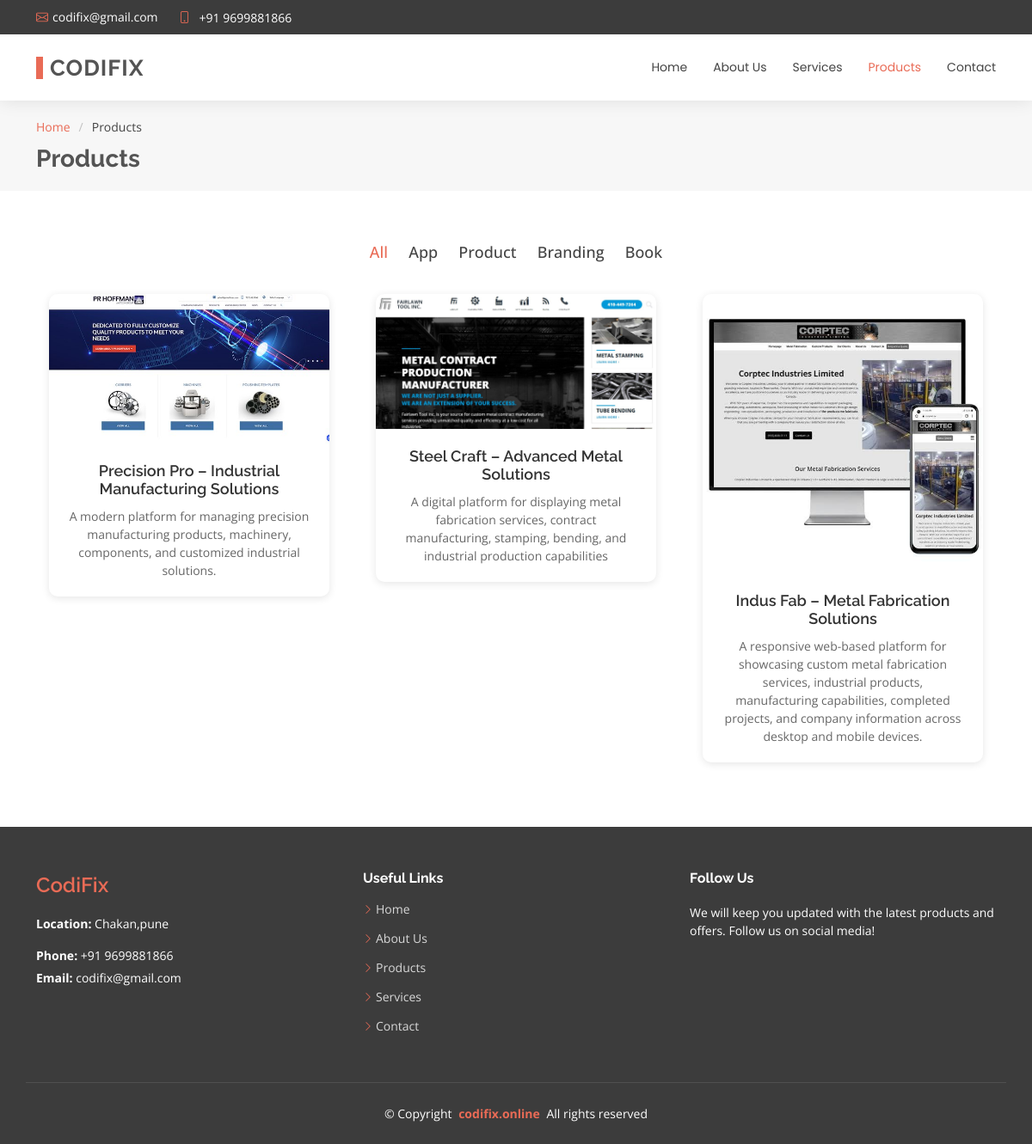
/products.php, run on the app's committed database.
### tables this page shows
CREATE TABLE `contact_box` (
  `id` int(11) NOT NULL,
  `title` varchar(255) DEFAULT NULL,
  `value` varchar(255) DEFAULT NULL,
  `icon` varchar(255) DEFAULT NULL
);

CREATE TABLE `category` (
  `id` int(11) NOT NULL,
  `category_name` varchar(255) NOT NULL
);

CREATE TABLE `products` (
  `id` int(11) NOT NULL,
  `category_id` int(11) DEFAULT NULL,
  `product_name` varchar(255) NOT NULL,
  `description` text DEFAULT NULL,
  `price` varchar(255) NOT NULL
);

CREATE TABLE `product_images` (
  `id` int(11) NOT NULL,
  `product_id` int(11) DEFAULT NULL,
  `image_url` varchar(255) NOT NULL
);

### config.php (called while the page is built, shortened)
<?php
class Database
{
    private $conn;
    public function __construct()
    {
        $servername = "localhost";
        $username = "root";
        $password = "";
        $dbname = "business_website";
        $this->conn = new mysqli($servername, $username, $password, $dbname);
    }
    public function executeQuery($sql)
    {
        $result = $this->conn->query($sql);
        return $result;
    }
    public function select($table, $columns = "*", $condition = "")
    {
        $sql = "SELECT $columns FROM $table $condition";
        return $this->executeQuery($sql)->fetch_all(MYSQLI_ASSOC);
    }
}

### products.php (the view, shortened to what this page needs)
<?php
include 'config.php';
$query = new Database();
$categories = $query->select('category');
$products = $query->select('products');
$product_images = $query->select('product_images');
$grouped_products = [];
foreach ($products as $product) {
  $grouped_products[$product['category_id']][] = $product;
}
?>
<!DOCTYPE html>
<html lang="en">
<head>
  <link href="assets/vendor/bootstrap/css/bootstrap.min.css" rel="stylesheet">
  <link href="assets/vendor/bootstrap-icons/bootstrap-icons.css" rel="stylesheet">
  <link href="assets/vendor/aos/aos.css" rel="stylesheet">
  <link href="assets/vendor/swiper/swiper-bundle.min.css" rel="stylesheet">
  <link href="assets/vendor/glightbox/css/glightbox.min.css" rel="stylesheet">
  <link href="assets/css/main.css" rel="stylesheet">
</head>
<body class="portfolio-page">
  <?php include 'includes/header.php'; ?>
  <main class="main">
    <div class="page-title" data-aos="fade">
      <div class="container">
        <nav class="breadcrumbs">
          <ol>
            <li><a href="./">Home</a></li>
            <li class="current">Products</li>
          </ol>
        </nav>
        <h1>Products</h1>
      </div>
    </div>
    <section id="portfolio" class="portfolio section">
      <div class="container">
        <div class="isotope-layout" data-default-filter="*" data-layout="masonry" data-sort="original-order">
          <ul class="portfolio-filters isotope-filters" data-aos="fade-up" data-aos-delay="100">
            <li data-filter="*" class="filter-active">All</li>
            <?php foreach ($categories as $category): ?>
              <li data-filter=".filter-category-<?= $category['id'] ?>"><?= $category['category_name'] ?></li>
            <?php endforeach; ?>
          </ul>
          <div class="row gy-4 isotope-container" data-aos="fade-up" data-aos-delay="200">
            <?php foreach ($grouped_products as $category_id => $products): ?>
              <?php foreach ($products as $product): ?>
                <div class="col-lg-4 col-md-6 portfolio-item isotope-item filter-category-<?= $category_id ?>">
                  <div class="portfolio-content h-100">
                    <a href="product-details.php?id=<?= $product['id'] ?>">
                      <?php
                      $image_url = '';
                      foreach ($product_images as $image) {
                        if ($image['product_id'] == $product['id']) {
                          $image_url = $image['image_url'];
                          break;
                        }
                      }
                      ?>
                      <img src="assets/img/product/<?= $image_url ?>" class="img-fluid" alt="<?= $product['product_name'] ?>">
                      <div class="portfolio-info">
                        <h4><?= $product['product_name'] ?></h4>
                        <p><?= $product['description'] ?></p>
                      </div>
                    </a>
                  </div>
                </div>
              <?php endforeach; ?>
            <?php endforeach; ?>
          </div>
        </div>
      </div>
    </section>
  </main>
  <?php include 'includes/footer.php'; ?>
</body>
</html>

### includes/header.php (shortened to what this page needs)
<?php $contact_boxData = $query->select('contact_box'); ?>
<header id="header" class="header sticky-top">
    <div class="topbar d-flex align-items-center dark-background">
        <div class="container d-flex justify-content-center justify-content-md-between">
            <div class="contact-info d-flex align-items-center">
                <i class="bi bi-envelope d-flex align-items-center">
                    <a href="mailto:<?php echo  $contact_boxData[2]['value']; ?>">
                        <?php echo  $contact_boxData[2]['value']; ?>
                    </a>
                </i>
                <i class="bi bi-phone d-flex align-items-center ms-4">
                    <span>
                        <a href="tel:<?php echo trim($contact_boxData[2]['value']); ?>">
                            <?php echo $contact_boxData[1]['value']; ?>
                        </a>
                    </span>
                </i>
            </div>
        </div>
    </div>
    <div class="branding">
        <div class="container position-relative d-flex align-items-center justify-content-between">
            <a href="./" class="logo d-flex align-items-center">
                <h1 class="sitename">CodiFix<br></h1>
            </a>
            <?php $current_page = basename($_SERVER['PHP_SELF']); ?>
            <nav id="navmenu" class="navmenu">
                <ul>
                    <li><a href="./" class="<?= ($current_page == 'index.php') ? 'active' : ''; ?>">Home</a></li>
                    <li><a href="about.php" class="<?= ($current_page == 'about.php') ? 'active' : ''; ?>">About Us</a></li>
                    <li><a href="services.php" class="<?= ($current_page == 'services.php') ? 'active' : ''; ?>">Services</a></li>
                    <li><a href="products.php" class="<?= ($current_page == 'products.php') ? 'active' : ''; ?>">Products</a></li>
                    <li><a href="contact.php" class="<?= ($current_page == 'contact.php') ? 'active' : ''; ?>">Contact</a></li>
                </ul>
            </nav>
        </div>
    </div>
</header>

### includes/footer.php (shortened to what this page needs)
<footer id="footer" class="footer position-relative dark-background">
    <div class="container footer-top">
        <div class="row gy-4">
            <div class="col-lg-4 col-md-6 col-sm-12 footer-about mb-4">
                <a href="./" class="d-flex align-items-center">
                    <span class="sitename">CodiFix</span>
                </a>
                <div class="footer-contact pt-3">
                    <p><strong>Location:</strong> <?php echo  $contact_boxData[0]['value']; ?></p>
                    <p class="mt-3"><strong>Phone:</strong> <span onclick="window.location.href='tel:<?php echo trim($contact_boxData[2]['value']); ?>'"><?php echo $contact_boxData[1]['value']; ?></span></p>
                    <p><strong>Email:</strong> <span onclick="window.location.href='mailto:<?php echo $contact_boxData[2]['value']; ?>'"><?php echo  $contact_boxData[2]['value']; ?></span></p>
                </div>
            </div>
            <div class="col-lg-4 col-md-6 col-sm-12 footer-links mb-4">
                <h4>Useful Links</h4>
                <ul>
                    <li><i class="bi bi-chevron-right"></i> <a href="./">Home</a></li>
                    <li><i class="bi bi-chevron-right"></i> <a href="about.php">About Us</a></li>
                    <li><i class="bi bi-chevron-right"></i> <a href="products.php">Products</a></li>
                    <li><i class="bi bi-chevron-right"></i> <a href="services.php">Services</a></li>
                    <li><i class="bi bi-chevron-right"></i> <a href="contact.php">Contact</a></li>
                </ul>
            </div>
            <div class="col-lg-4 col-md-12 footer-follow mb-4">
                <h4>Follow Us</h4>
                <p>We will keep you updated with the latest products and offers. Follow us on social media!</p>
            </div>
        </div>
    </div>
    <div class="container copyright text-center mt-4">
        <p>© <span>Copyright</span> <strong class="px-1 sitename"> <a href="https://codifix.online/"> codifix.online</a></strong> <span>All rights reserved</span></p>
    </div>
</footer>

### includes/footer.php (style rules this page uses)
footer .sitename { color: var(--accent-color); }

### data on the page
contact_box: value "codifix@gmail.com"
contact_box: value "+91 9699881866"
category: category_name "App"
category: category_name "Product"
category: category_name "Branding"
category: category_name "Book"
products: product_images.image_url (picture), product_name "Precision Pro – Industrial Manufacturing Solutions", description "A modern platform for managing precision manufacturing products, machinery, components, and customized industrial solutions."
products: product_images.image_url (picture), product_name "Steel Craft – Advanced Metal Solutions", description "A digital platform for displaying metal fabrication services, contract manufacturing, stamping, bending, and industrial production capabilities"
products: product_images.image_url (picture), product_name "Indus Fab – Metal Fabrication Solutions", description "A responsive web-based platform for showcasing custom metal fabrication services, industrial products, manufacturing capabilities, completed projects, and company information across desktop and mobile devices."
contact_box: value "Chakan,pune"
